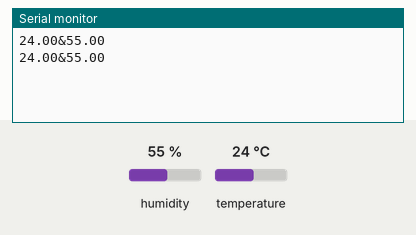
This sketch was run on a simulated Arduino Uno, built with avr-gcc and run on an emulated ATmega328P. On the bench: the last lines printed to the serial monitor. Inputs (shaded band) come from the test bench; at power-on: humidity 55 %, temperature 24 °C.

Above: at 10.8 s.
10.9 s: humidity set to 22 %
At 20.5 s:
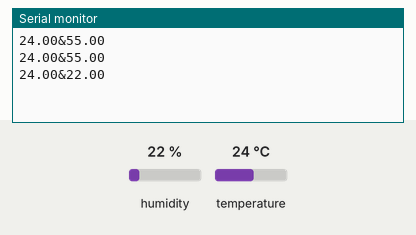
20.9 s: temperature set to 12 °C
At 30.7 s:
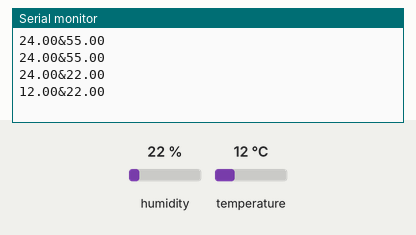
30.9 s: humidity set to 40 %
At 41.2 s:
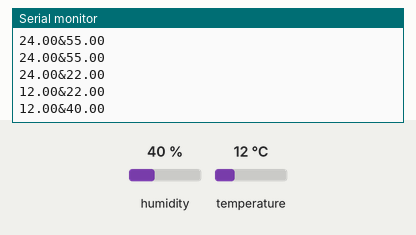
Timing chart, 0 to 42.7 s (numbered marks = the images above; inputs shaded):
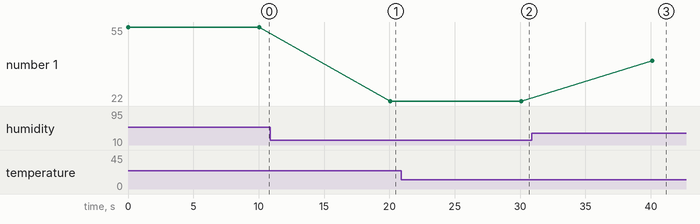

Measured:
- after the input at 10.9 s, the serial monitor: prints a new line after 9.2 s (image 1)
- after the input at 20.9 s, the serial monitor: prints a new line after 9.2 s (image 2)
- after the input at 30.9 s, the serial monitor: prints a new line after 9.2 s (image 3)
- plotted number 1: 55 → 22 after the input at 10.9 s, 22 → 40 after the input at 30.9 s

The sketch:

arduino.ino
```cpp
#include "DHT.h"

#define dhtPin 12

#define dhtType DHT11

DHT dht(dhtPin, dhtType);

float vlaga;
float temperatura;

void setup() {
  // put your setup code here, to run once:
  Serial.begin(9600);
  dht.begin();

}

void loop() {
  // put your main code here, to run repeatedly:
  vlaga = dht.readHumidity();
  temperatura = dht.readTemperature();

  if (isnan(vlaga) || isnan(temperatura)) {
    Serial.println("Napaka");
    return;
  }
  Serial.print(temperatura);
  Serial.print("&");
  Serial.print(vlaga);
  Serial.println();

  delay(10000);

}
```
